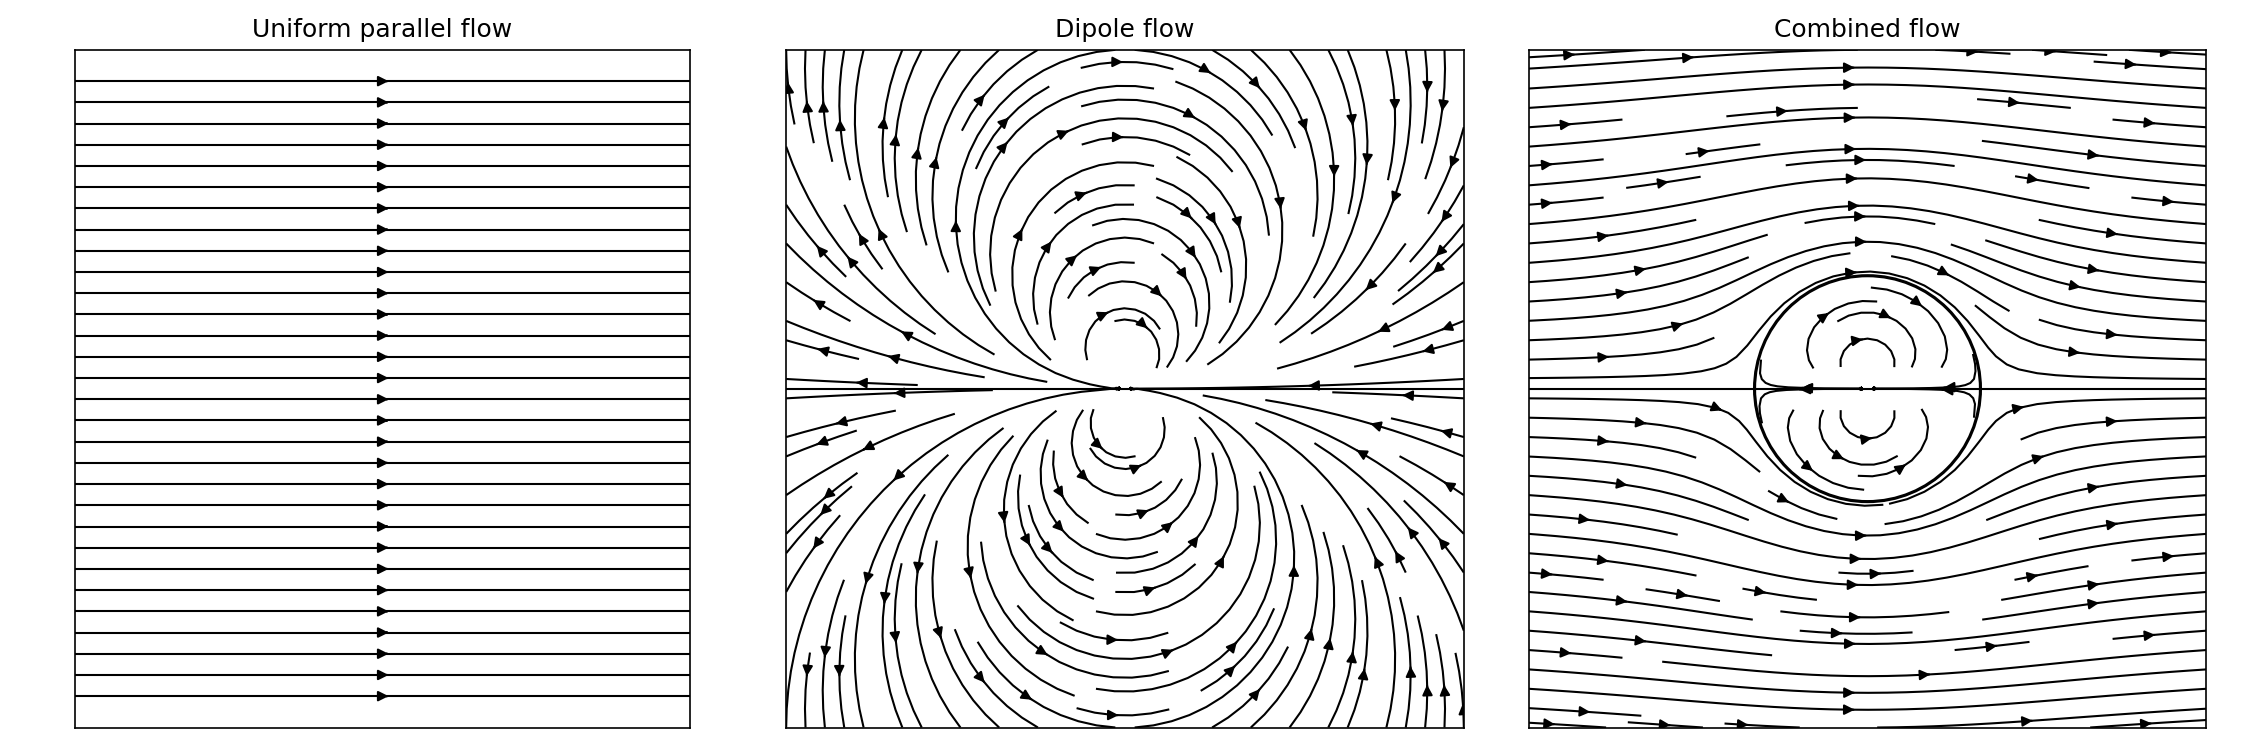

Generate this figure with Python:
import os
import matplotlib
matplotlib.use('TkAgg')  # Ensure it uses Tkinter backend
import numpy as np
import matplotlib.pyplot as plt
import matplotlib.gridspec as gridspec

# Define grid
x = np.linspace(-3, 3, 60)
y = np.linspace(-3, 3, 60)
X, Y = np.meshgrid(x, y)

# Avoid division by zero at the origin
epsilon = 1e-5
r2 = X**2 + Y**2 + epsilon
psi = -Y / r2  # Negative dipole (M < 0)

# Uniform flow
U_uniform = np.ones_like(X)
V_uniform = np.zeros_like(Y)

# Dipole flow (vortex doublet)
U_dipole = -(X**2 - Y**2) / r2**2
V_dipole = -(2 * X * Y) / r2**2

# Superposed flow
U_total = U_uniform + U_dipole
V_total = V_uniform + V_dipole

# Create subplots
fig = plt.figure(figsize=(15, 5))
gs = gridspec.GridSpec(1, 3, width_ratios=[1, 1, 1])

# Plot 1: Uniform flow
ax0 = plt.subplot(gs[0])
ax0.streamplot(X, Y, U_uniform, V_uniform, color='black', density=1.0, linewidth=1)
ax0.set_title("Uniform parallel flow")
ax0.set_aspect('equal')
ax0.set_xticks([])
ax0.set_yticks([])

# Plot 2: Dipole flow
ax1 = plt.subplot(gs[1])
ax1.streamplot(X, Y, U_dipole, V_dipole, color='black', density=1.2, linewidth=1)
ax1.axhline(0, color='black', linewidth=1)
ax1.set_title("Dipole flow")
ax1.set_aspect('equal')
ax1.set_xticks([])
ax1.set_yticks([])

# Plot 3: Combined flow
ax2 = plt.subplot(gs[2])
ax2.streamplot(X, Y, U_total, V_total, color='black', density=1.2, linewidth=1)
# Cilinder
circle = plt.Circle((0, 0), 1, color='black', fill=False, linewidth=1.5)
ax2.add_patch(circle)

ax2.axhline(0, color='black', linewidth=1)
ax2.set_title("Combined flow")
ax2.set_aspect('equal')
ax2.set_xticks([])
ax2.set_yticks([])

plt.tight_layout()


import os
script_name = os.path.splitext(os.path.basename(__file__))[0]
filename = f"{script_name}.png"
plt.savefig(filename, dpi=150)  # Save image with high resolution

plt.show()


# Create subplots
fig = plt.figure(figsize=(15, 5))
gs = gridspec.GridSpec(1, 3, width_ratios=[1, 1, 1])

# Plot 1: Uniform flow
ax0 = plt.subplot(gs[0])
ax0.streamplot(X, Y, U_uniform, V_uniform, color='black', density=1.0, linewidth=1)
ax0.set_title("Uniforme parallelstroming")
ax0.set_aspect('equal')
ax0.set_xticks([])
ax0.set_yticks([])

# Plot 2: Dipole flow
ax1 = plt.subplot(gs[1])
ax1.streamplot(X, Y, U_dipole, V_dipole, color='black', density=1.2, linewidth=1)
ax1.axhline(0, color='black', linewidth=1)
ax1.set_title("Dipool stroming")
ax1.set_aspect('equal')
ax1.set_xticks([])
ax1.set_yticks([])

# Plot 3: Combined flow
ax2 = plt.subplot(gs[2])
ax2.streamplot(X, Y, U_total, V_total, color='black', density=1.2, linewidth=1)
# Cilinder
circle = plt.Circle((0, 0), 1, color='black', fill=False, linewidth=1.5)
ax2.add_patch(circle)

ax2.axhline(0, color='black', linewidth=1)
ax2.set_title("Gecombineerde stroming")
ax2.set_aspect('equal')
ax2.set_xticks([])
ax2.set_yticks([])

plt.tight_layout()


import os
script_name = os.path.splitext(os.path.basename(__file__))[0]
filename = f"{script_name}_nl.png"
plt.savefig(filename, dpi=150)  # Save image with high resolution

plt.show()
